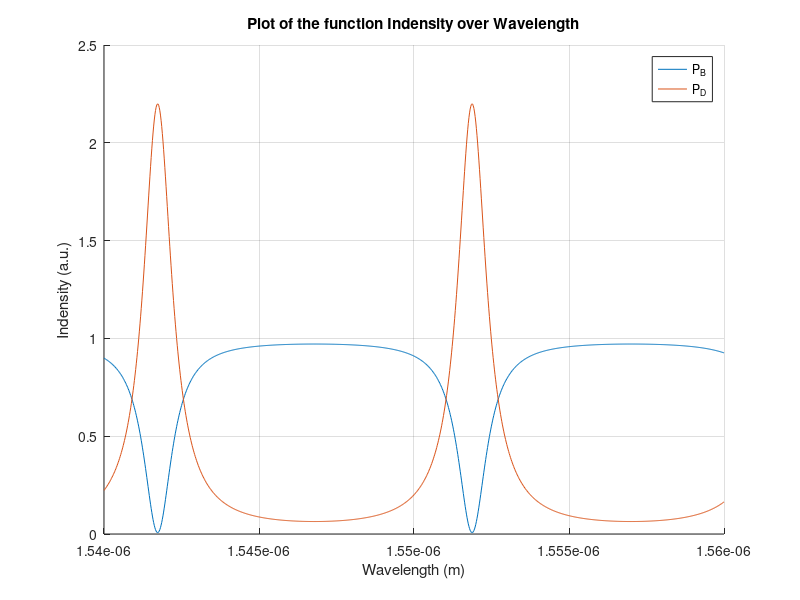

Write the MATLAB code that produced this figure.
clc; clear all; close all;

% Parameters
r = 3.1e-6; % in meters (converted from micrometers)
kappa = 0.52;
a = 0.83;
lambda = linspace(1540e-9, 1560e-9, 1e3); % wavelength range from 500 nm to 600 nm
n_eff = 3.48; % effective refractive index

% Theta calculation function
theta = @(n_eff, r, lambda) 4 * pi^2 * n_eff^2 * (r ./ lambda);

% Define phi and t
phi = 0;
t = sqrt(1 - kappa^2);

% Function to plot
P_B = @(t, theta, phi, a) (a^2 + t^2 - 2*a*t*cos(theta + phi)) ./ (1 + a^2*t^2 - 2*a*t*cos(theta + phi));

P_D = @(t, theta, phi, a) (a^2 * (1 - t^2)) ./ (1 + a^2*t^2 - 2*a*t*cos(theta + phi));


% Calculate theta
theta_val = theta(n_eff, r, lambda);

% Plot the function
figure;
hold on;
grid on;
plot(lambda, P_B(t, theta_val, phi, a));
plot(lambda, P_D(t, theta_val, phi, a));
xlabel('Wavelength (m)');
ylabel('Indensity (a.u.)');
title('Plot of the function Indensity over Wavelength');
legend("P_B","P_D")